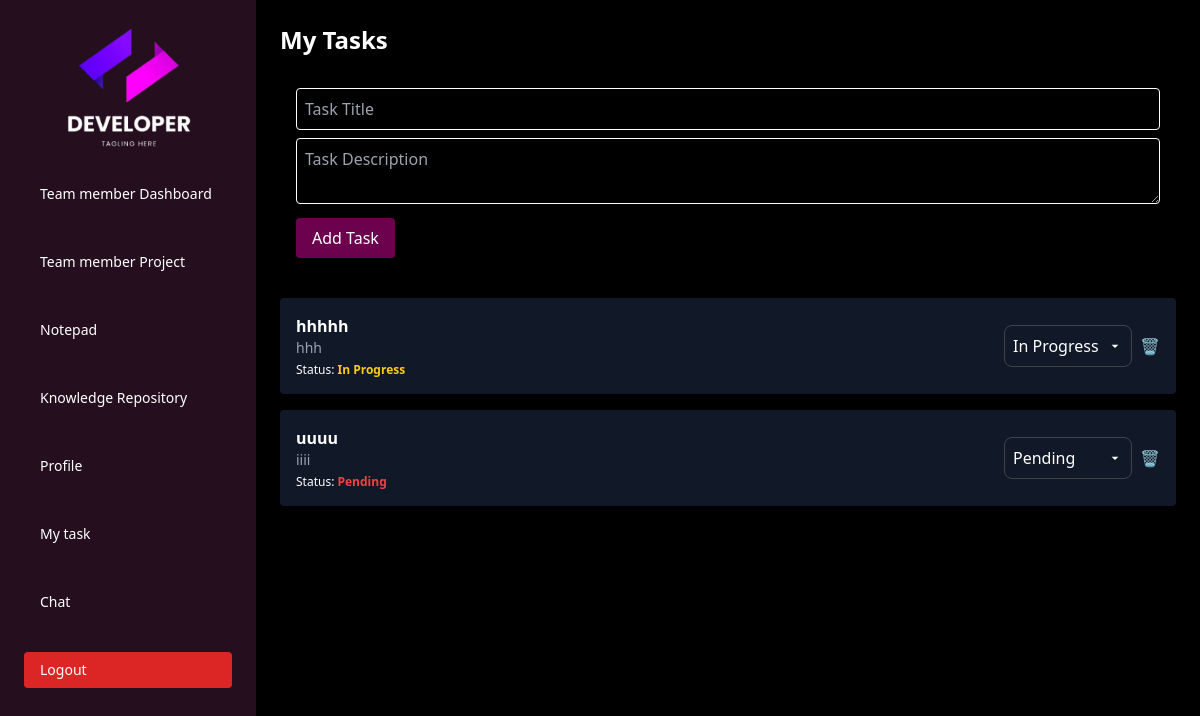
The app's page /teammember_task/ (signed in) with its own data.
### monitoringapp/models.py (models this page shows, shortened)
class Task(models.Model):
    STATUS_CHOICES = [
        ('pending', 'Pending'),
        ('in_progress', 'In Progress'),
        ('completed', 'Completed'),
    ]
    title = models.CharField(max_length=255)
    description = models.TextField(blank=True, null=True)
    assigned_to = models.ForeignKey(
        "User",
        on_delete=models.CASCADE,
        related_name="tasks_assigned"
    )
    created_by = models.ForeignKey(
        "User",
        on_delete=models.CASCADE,
        related_name="tasks_created",
        null=True,  # temporarily allow null for existing rows
        blank=True
    )
    status = models.CharField(max_length=20, choices=STATUS_CHOICES, default='pending')
    progress = models.IntegerField(default=0)  # percentage
    created_at = models.DateTimeField(auto_now_add=True)

### monitoringapp/views.py (the view, shortened to what this page needs)
# urls.py: path("teammember_task/", views.teammember_task, name="teammember_task"),
@never_cache
def teammember_task(request):
    user_id = request.session.get("user_id")
    if not user_id:   # 🔒 session expired or logged out
        return redirect("index")   # safer than showing error
    user = get_object_or_404(User, id=user_id)
    tasks = Task.objects.filter(created_by=user).order_by("-created_at")
    return render(request, "teammember_task.html", {"tasks": tasks})

### monitoringapp/context_processors.py (called while the page is built)
def logged_in_user(request):
    user = None
    is_team_lead = False
    if request.session.get("user_id"):
        try:
            user = User.objects.get(id=request.session["user_id"])
            if user.job_Position.lower() == "team lead":
                is_team_lead = True
        except User.DoesNotExist:
            pass
    return {"logged_in_user": user, "is_team_lead": is_team_lead}

### monitoringapp/templates/teammember_task.html (shortened to what this page needs)
{% load static %}
{% load tz %}
<!DOCTYPE html>
<html lang="en">
<head>
  <script src="https://cdn.tailwindcss.com"></script>
  <link rel="stylesheet" href="{% static 'css/admin.css' %}">
</head>
<body class="bg-black text-white font-sans select-none">
<div id="sidebar"
     class="fixed top-0 left-0 h-full w-64 bg-[#250f1e] overflow-y-auto text-white p-6 z-50 transform -translate-x-full md:translate-x-0 transition-transform duration-300 ease-in-out">  <div class="flex items-center justify-between mb-6">
    <div class="w-full flex justify-center select-none">
      <img src="{% static 'images/logo.png' %}" alt="Logo" class="w-32 h-32 object-contain">
    </div>
  </div>
  <nav class="select-none">
    <ul class="space-y-8 text-sm">
      <li>
        <a href="{% url 'teammember_dashboard' %}" class="block py-2 px-4 rounded hover:bg-white hover:text-black">Team member Dashboard</a>
      </li>
      <li>
        <a href="{% url 'teammember_project' %}" class="block py-2 px-4 rounded hover:bg-white hover:text-black">Team member Project</a>
      </li>
      <li>
        <a href="{% url 'teammember_notepad' %}" class="block py-2 px-4 rounded hover:bg-white hover:text-black">Notepad</a>
      </li>
      <li>
        <a href="{% url 'teammember_repository' %}" class="block py-2 px-4 rounded hover:bg-white hover:text-black">Knowledge Repository</a>
      </li>
      <li>
        <a href="{% url 'teammember_profile' %}" class="block py-2 px-4 rounded hover:bg-white hover:text-black">Profile</a>
      </li>
      <li>
        <a href="{% url 'teammember_task' %}" class="block py-2 px-4 rounded hover:bg-white hover:text-black">My task</a>
      </li>
      <li>
        <a href="{% url 'teammember_chat' %}" class="block py-2 px-4 rounded hover:bg-white hover:text-black">Chat</a>
      </li>
      <a href="{% url 'teammember_logout' %}"
       class="block py-2 px-4 rounded bg-red-600 text-white">
       Logout
    </a>
    </ul>
  </nav>
</div>
<div class="ml-0 md:ml-64 p-6 max-md:mt-[5rem]">
  <h1 class="text-2xl font-bold mb-4">My Tasks</h1>
  <form method="POST" class="mb-6 bg-transparent p-4 rounded">
    <input type="text" name="title" placeholder="Task Title"
      class="w-full p-2 mb-2 rounded text-black border border-white" required>
    <textarea name="description" placeholder="Task Description"
      class="w-full p-2 mb-2 rounded text-black border border-white"></textarea>
    <button type="submit" class="bg-[#6c024d] text-white px-4 py-2 rounded">
      Add Task
    </button>
  </form>
  <div class="space-y-4">
    {% for task in tasks %}
      <div class="task-item {% if task.status == 'completed' %}completed{% endif %} bg-gray-900 p-4 rounded shadow flex justify-between items-center">
        <div>
          <h2 class="font-semibold">{{ task.title }}</h2>
          <p class="text-sm text-gray-400">{{ task.description }}</p>
          <p class="text-xs mt-1">Status:
            <span class="font-bold
    {% if task.status == 'completed' %}
        text-green-400
    {% elif task.status == 'in_progress' %}
        text-yellow-400
    {% else %}
        text-red-500
    {% endif %}
">
    {{ task.get_status_display }}
</span>
          </p>
        </div>
        <div class="flex gap-2 items-center">
          <form method="POST" action="{% url 'update_task' task.id %}">
            <select name="status" class="status-select" onchange="this.form.submit()">
              <option value="pending" {% if task.status == 'pending' %}selected{% endif %}>Pending</option>
              <option value="in_progress" {% if task.status == 'in_progress' %}selected{% endif %}>In Progress</option>
            </select>
          </form>
          <form method="POST" action="{% url 'delete_task' task.id %}">
            <button type="submit" class="text-red-500 hover:text-red-700" title="Delete Task">
              🗑️
            </button>
          </form>
        </div>
      </div>
    {% empty %}
      <p>No tasks yet.</p>
    {% endfor %}
  </div>
</div>
</body>
</html>

### monitoringapp/static/css/admin.css (style rules this page uses)
input, select, textarea { background-color: transparent !important; color: white !important; }
html, body { overflow-x: hidden; width: 100%; }

### monitoringapp/templates/teammember_task.html (style rules this page uses)
select.status-select { color: white; background-color: #000; border: 1px solid #444; border-radius: 0.5rem; padding: 0.5rem 2rem 0.5rem 0.5rem; width: 100%; appearance: none; -webkit-appearance: none; -moz-appearance: none; cursor: pointer; background-repeat: no-repeat; background-position: right 0.5rem center; background-size: 1rem; }
select.status-select option { color: white; background-color: #000; }
select.status-select:hover, select.status-select:focus, select.status-select option:hover, select.status-select option:focus, select.status-select option:checked { color: white !important; background-color: #000 !important; }

### records on screen
Task: title "hhhhh", description "hhh", status "In Progress"
Task: title "uuuu", description "iiii", status "Pending"
